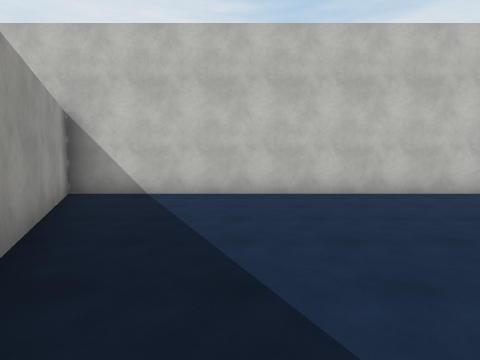
[1] (above)

16 first-person views from a walk through a Unity game level. The camera is 1.5 m above the floor, tilts 4° down and sees 80° across. The floor is counted in squares, 2 m on a side. Each view is taken from the middle of a square. On the plan, view 1 faces up. The plan holds only what a view shows up to about 10 squares ahead; the rest is blank. The place goes on beyond the plan. The player character is not drawn. Surface patterns are stand-ins for the level's own textures.

[2]
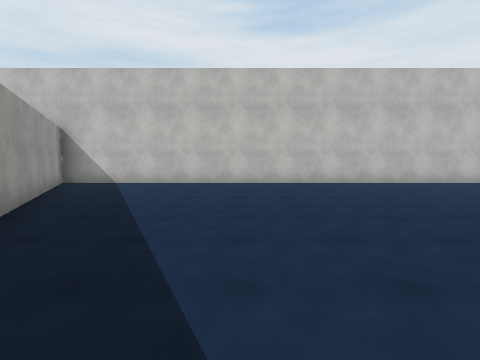

[3]
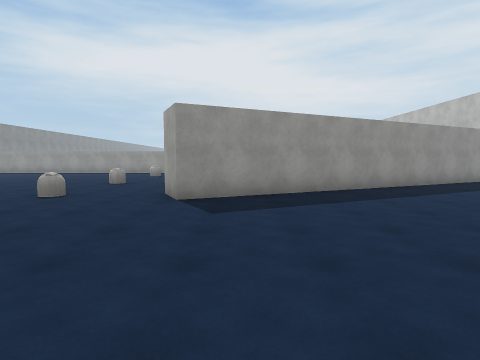

[4]
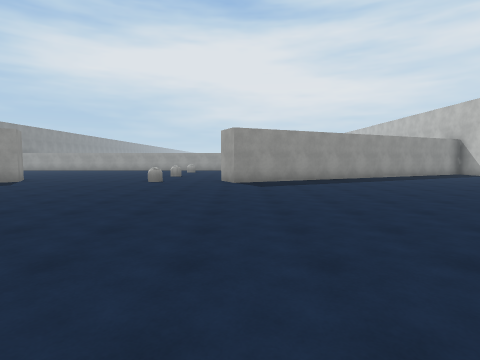

[5]
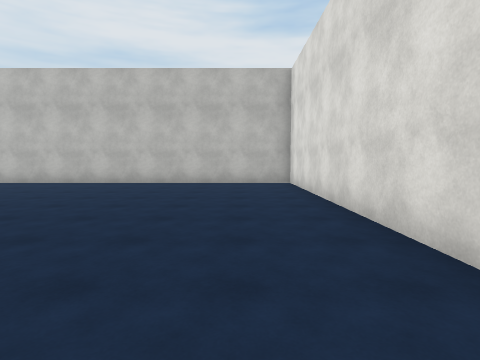

[6]
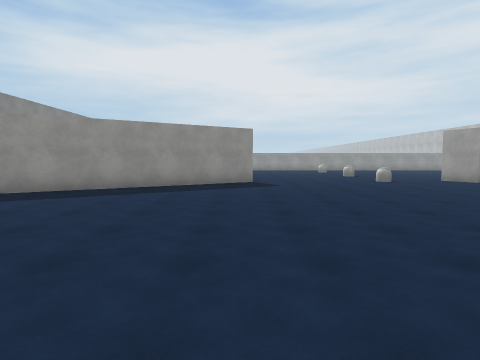

[7]
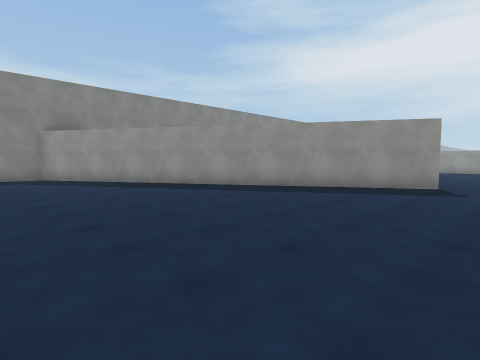

[8]
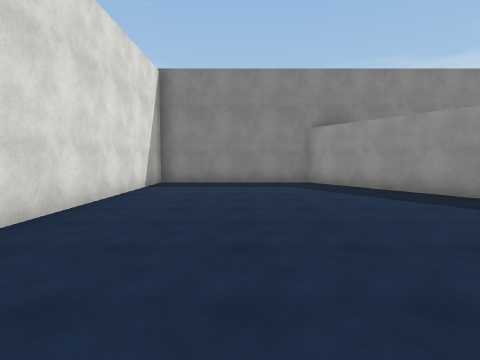

[9]
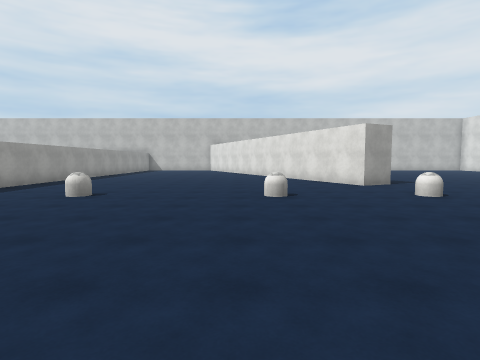

[10]
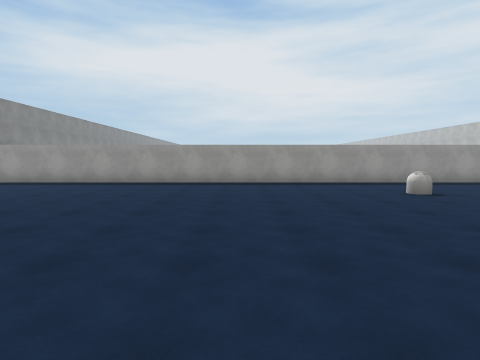

[11]
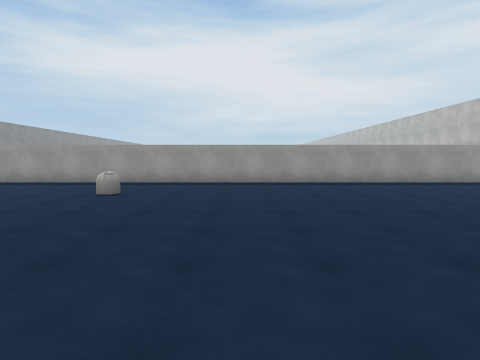

[12]
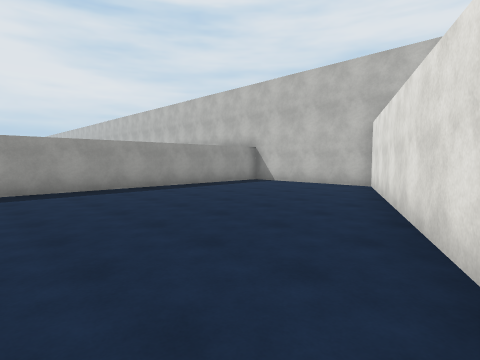

[13]
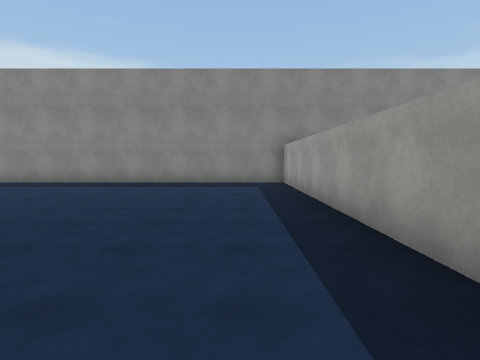

[14]
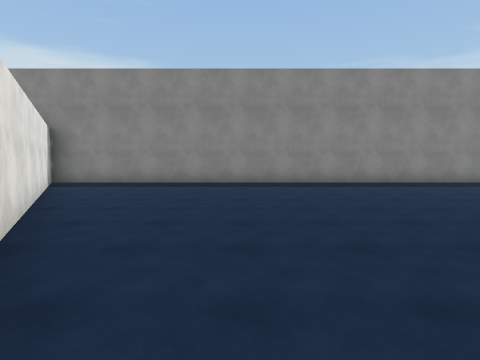

[15]
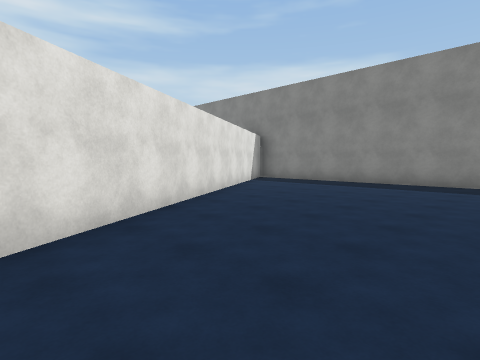

[16]
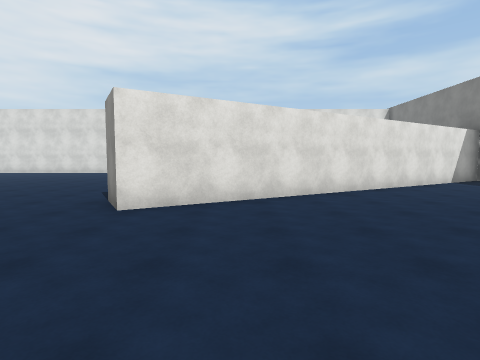

### Floor plan
Points are (right, up) in squares from view 1. A wall is a line through its corners. A room is listed if a view was taken in it or the views show most of it. See-through windows are left out.
Room 1 (views 1, 2, 3, 4, 5, 6, 7, 8, 9, 10, 11, 12, 13, 14, 15, 16)
walls: (-2.1, 0.1) (-5.1, 6.3) (-7.9, 6.3); (12.6, -1.1) (12.6, 6.3) (-3.8, 6.3) (1.6, -5.2) (0.6, -5.7) (-0.2, -4); (-9.5, 4.8) (-9.5, -23.6) (6.3, -23.6) (0.2, -13.2) (1.2, -12.6) (7.7, -23.6) (12.6, -23.6) (12.6, -17)
objects: other object (-6, -8); other object (-2, -8); other object (1, -8)

Where each view was taken, in squares from view 1:
view 1: 0 up, 0 right, facing up
view 2: 3 down, 2 right, facing up
view 3: 4 down, 7 right, facing left
view 4: 5 down, 11 right, facing left
view 5: 3 down, 11 right, facing up
view 6: 13 down, 11 right, facing left
view 7: 11 down, 10 right, facing down-left
view 8: 14 down, 10 right, facing down
view 9: 14 down, 3 left, facing up
view 10: 12 down, 0 right, facing left
view 11: 5 down, 0 right, facing left
view 12: 2 down, 2 left, facing up-left
view 13: 14 down, 8 left, facing down
view 14: 14 down, 0 right, facing down
view 15: 14 down, 2 left, facing down-right
view 16: 15 down, 4 left, facing right
